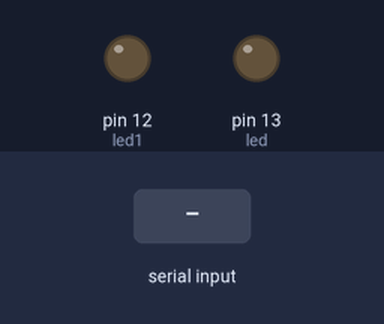
A sketch run on a simulated Arduino Uno, built with avr-gcc and run on an emulated ATmega328P. On the bench: output pins drawn as LEDs (lit = HIGH). The test bench sets the inputs (shaded band). What the sketch prints to the serial monitor is not drawn.

Above: at 1.2 s.
1.3 s: "0" received over Serial
At 3.4 s:
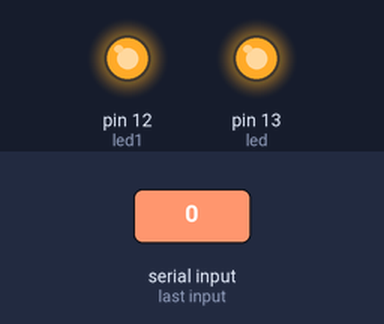
Timing chart, 0 to 4.9 s (numbered marks = the images above; inputs shaded):
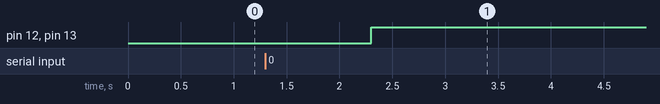

The sketch:

arduino.ino
```cpp
const int led=13;
const int led1=12;
void setup() {
  pinMode(led,OUTPUT);
  pinMode(led1,OUTPUT);
  Serial.begin(9600);
  Serial.println("envoyer 1 ou 0");
}

void loop() {
  if(Serial.available()>0){
    String x=Serial.readString();
    if (x[0]=='1'){
      if(x[1]=='1')digitalWrite(led,HIGH);
      if(x[1]=='0')digitalWrite(led,LOW);
      delay(1000);
    }
    if (x[0]=='2'){
      if(x[1]=='1')digitalWrite(led1,HIGH);
      if(x[1]=='0')digitalWrite(led1,LOW);
      delay(1000);
    }
    if (x[0] == '0') {
      if (digitalRead(led) == HIGH)
        digitalWrite(led, LOW);
      else
        digitalWrite(led, HIGH);

      if (digitalRead(led1) == HIGH)
        digitalWrite(led1, LOW);
      else
        digitalWrite(led1, HIGH);
    }
  }

}
```

Measured:
- after the input at 1.3 s, pin 12 (led1), pin 13 (led): LOW → HIGH after 1.0 s
